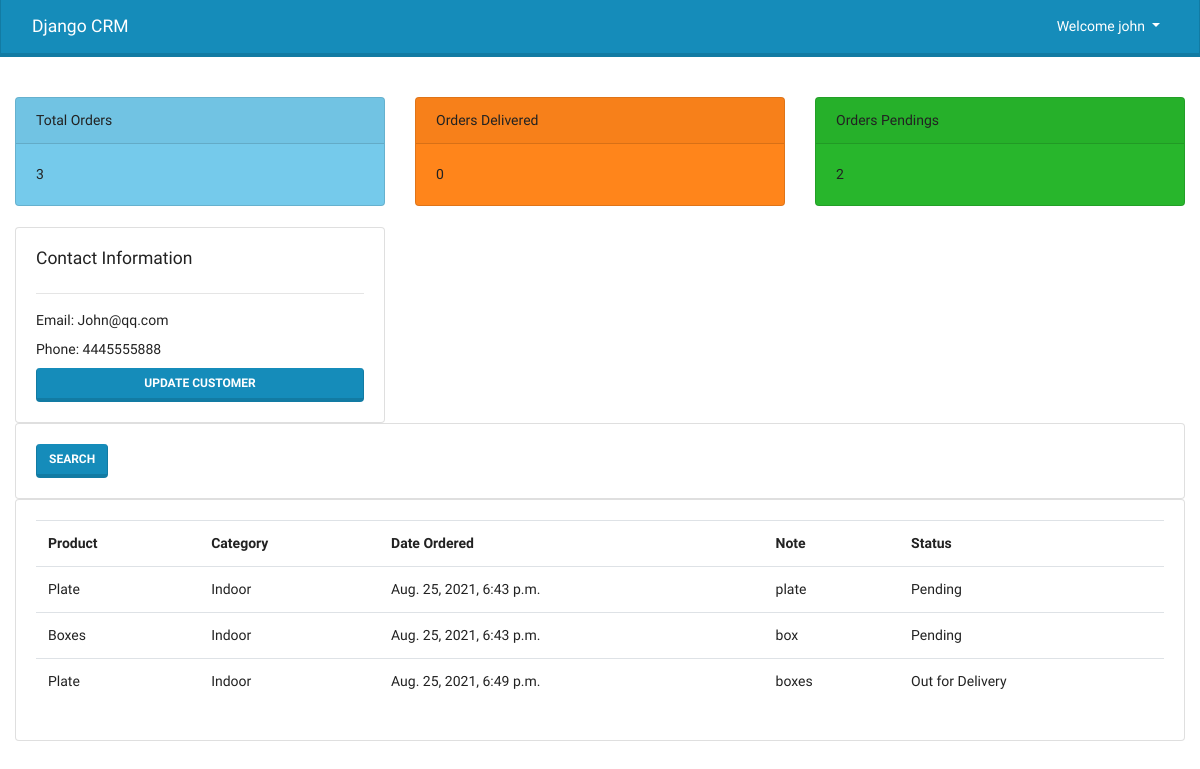
The app's page /user/ (signed in) with its own data.
### accounts/models.py (models this page shows, shortened)
class Customer(models.Model):
    user = models.OneToOneField(User, null=True, on_delete=models.CASCADE)
    name = models.CharField(max_length=200, null=True)
    phone = models.CharField(max_length=10, null=True)
    email = models.CharField(max_length=100, null=True)
    date_created = models.DateTimeField(auto_now_add=True)

class Order(models.Model):
    STATUS = (
    ('Pending', 'Pending'),
    ('Out for Delivery', 'Out for Delivery'),
    ('Delivered', 'Delivered')
    )
    customer = models.ForeignKey(Customer, null=True, on_delete=models.SET_NULL)
    product = models.ForeignKey(Product, null=True, on_delete=models.SET_NULL)
    status = models.CharField(max_length=100, choices=STATUS)
    note = models.CharField(max_length=100, null=True)
    date_created = models.DateTimeField(auto_now_add=True)

class Product(models.Model):
    CATEGORY = (
        ('Indoor', 'Indoor'),
        ('Outdoor', 'Outdoor')
    )
    name = models.CharField(max_length=200)
    price = models.FloatField()
    category = models.CharField(max_length=100, choices=CATEGORY)
    description = models.CharField(max_length=200)
    tags = models.ManyToManyField(Tag)
    date_created = models.DateTimeField(auto_now_add=True)
    def __str__(self):
        return self.name

### accounts/decorators.py (the view)
        def wrapper_func(request, *args, **kwargs):
            group = None
            if request.user.groups.exists():
                group = request.user.groups.all()[0].name
            if group in allowed_roles:
                return view_func(request, *args, **kwargs)
            else:
                return HttpResponse('You are not authorized')

### accounts/views.py (called while the page is built)
@login_required(login_url='login')
@allowed_users(allowed_roles=['customer'])
def userPage(request):
    orders = request.user.customer.order_set.all()
    cust_id = request.user.customer.id
    orders_count = orders.count()
    delivered = orders.filter(status='Delivered').count()
    pending = orders.filter(status='Pending').count()
    context = {
        'customer': request.user.customer,
        'orders': orders,
        'orders_count': orders_count,
        'delivered': delivered,
        'pending': pending
    }
    return render(request, 'accounts/user.html', context)

### accounts/templates/accounts/user.html (shortened to what this page needs)
{% extends 'accounts/main.html' %}
{% block content %}
  {% include 'accounts/status.html' %}
  <br/>
  <div class="row">
    <div class="col-lg-4">
      <div class="card card-body">
        <h5>Contact Information</h5>
        <hr/>
        <label>Email: {{ customer.email }}</label>
        <label>Phone: {{ customer.phone }}</label>
        <button class="btn btn-primary">Update Customer</button>
      </div>
    </div>
    <div class="col-lg-12">
      <div class="card card-body">
        <form class="" method="get">
          <div class="form-inline">
            <button class="btn btn-primary">Search</button>
          </div>
        </form>
      </div>
    </div>
  </div>
  <div class="card card-body">
    <table class="table">
      <tr>
        <th>Product</th>
        <th>Category</th>
        <th>Date Ordered</th>
        <th>Note</th>
        <th>Status</th>
      </tr>
      {% for order in orders %}
        <tr>
          <td>{{ order.product }}</td>
          <td>{{ order.product.category }}</td>
          <td>{{ order.date_created }}</td>
          <td>{{ order.note }}</td>
          <td>{{ order.status }}</td>
        </tr>
      {% endfor %}
    </table>
  </div>
{% endblock %}

### accounts/templates/accounts/navbar.html (shortened to what this page needs)
<nav class="navbar navbar-expand-lg navbar-dark bg-primary">
  <div class="container-fluid">
    <a class="navbar-brand" href="#">Django CRM</a>
    <div class="collapse navbar-collapse" id="navbarColor01">
      <ul class="navbar-nav ml-auto">
        <li class="nav-item dropdown">
          <a class="nav-link dropdown-toggle active" href="#" id="navbarDropdown" role="button" data-toggle="dropdown" aria-haspopup="true" aria-expanded="false">
            Welcome {{ user.username }}
          </a>
        </li>
      </ul>
    </div>
  </div>
</nav>

### records on screen
Customer: email "John@qq.com", phone "4445555888"
Order: product "Plate", product.category "Indoor", date_created "Aug. 25, 2021, 6:43 p.m.", note "plate", status "Pending"
Order: product "Boxes", product.category "Indoor", date_created "Aug. 25, 2021, 6:43 p.m.", note "box", status "Pending"
Order: product "Plate", product.category "Indoor", date_created "Aug. 25, 2021, 6:49 p.m.", note "boxes", status "Out for Delivery"

### other values on screen
{{ user.username }} "john"
{{ orders_count }} "3"
{{ delivered }} "0"
{{ pending }} "2"
